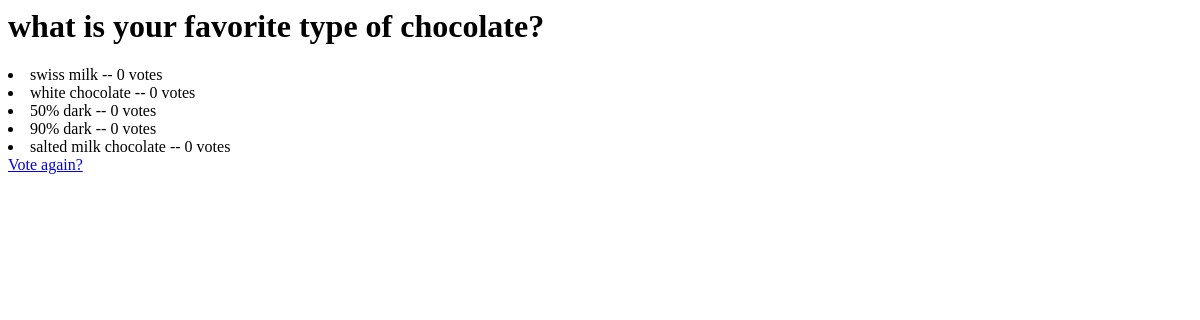
/polls/1/results/, run on an earlier commit of the app's database.
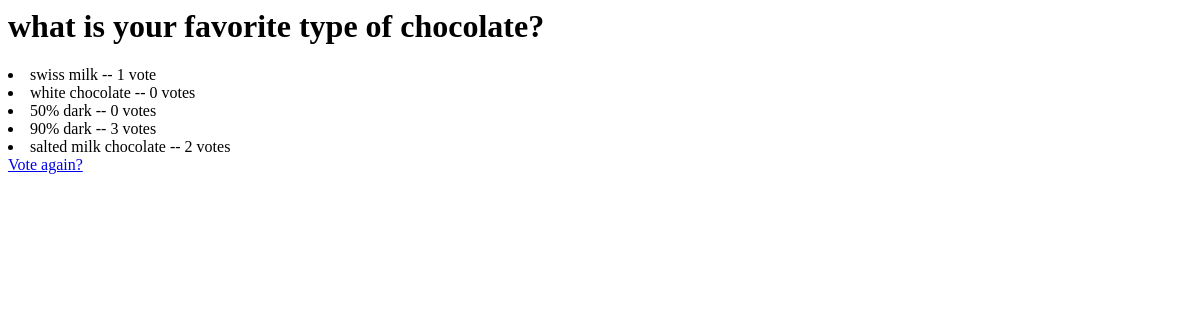
And on a later commit of the database.
### polls/models.py (models this page shows, shortened)
@python_2_unicode_compatible
class Question(models.Model): #this si going to be a table
	question_text = models.CharField(max_length=200)#this is goign to be a column/field in the question table
	pub_date = models.DateTimeField('date published')

@python_2_unicode_compatible
class Choice(models.Model):
	question = models.ForeignKey(Question,on_delete=models.CASCADE)
	choice_text = models.CharField(max_length=200)
	votes = models.IntegerField(default=0)

### polls/views.py (the view)
# urls.py: url(r'^(?P<pk>[0-9]+)/results/$', views.ResultsView.as_view(), name='results'),
class ResultsView(generic.DetailView):
	model = Question
	template_name = 'results.html'

### polls/templates/results.html
<h1> {{question.question_text}} </h1>
<u1>
{% for choice in question.choice_set.all %}
	<li>{{choice.choice_text }} -- {{choice.votes}} vote{{choice.votes|pluralize}}</li>
{% endfor %}
</u1>
<a href="{% url 'polls:detail' question.id %}"> Vote again? </a>

What changed in the data, as far as the page shows it:
changed Choice "swiss milk": votes "0" → "1"
changed Choice "90% dark": votes "0" → "3"
changed Choice "salted milk chocolate": votes "0" → "2"
